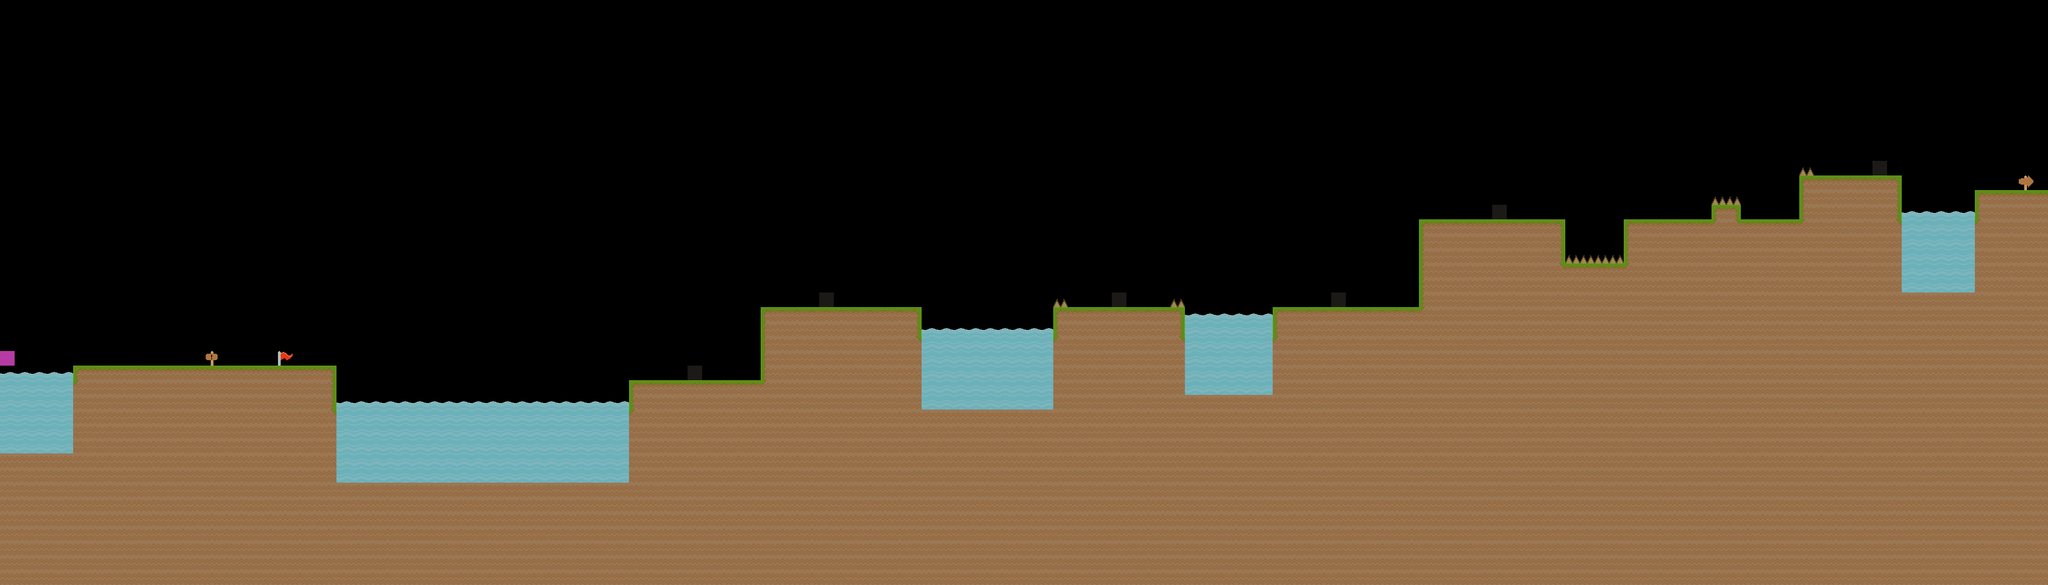

A level layout from a 2D game, rendered from its tile map. Below: a short description, then the map file with tile-grid data replaced by summaries:
An orthogonal 140x40 tile map with 32x32 px tiles, 2 tile layers (Ground, Water).

<map version="1.4" tiledversion="1.4.2" orientation="orthogonal" renderorder="right-down" width="140" height="40" tilewidth="32" tileheight="32" infinite="0" nextlayerid="3" nextobjectid="1">
 <tileset firstgid="1" source="tileset2.tsx" />
 <layer id="1" name="Ground" width="140" height="40">
  <data>[5600 cells, 2427 non-empty, 14 distinct tile ids]</data>
 </layer>
 <layer id="2" name="Water" width="140" height="40">
  <data>[5600 cells, 276 non-empty, 7 distinct tile ids]</data>
 </layer>
</map>
